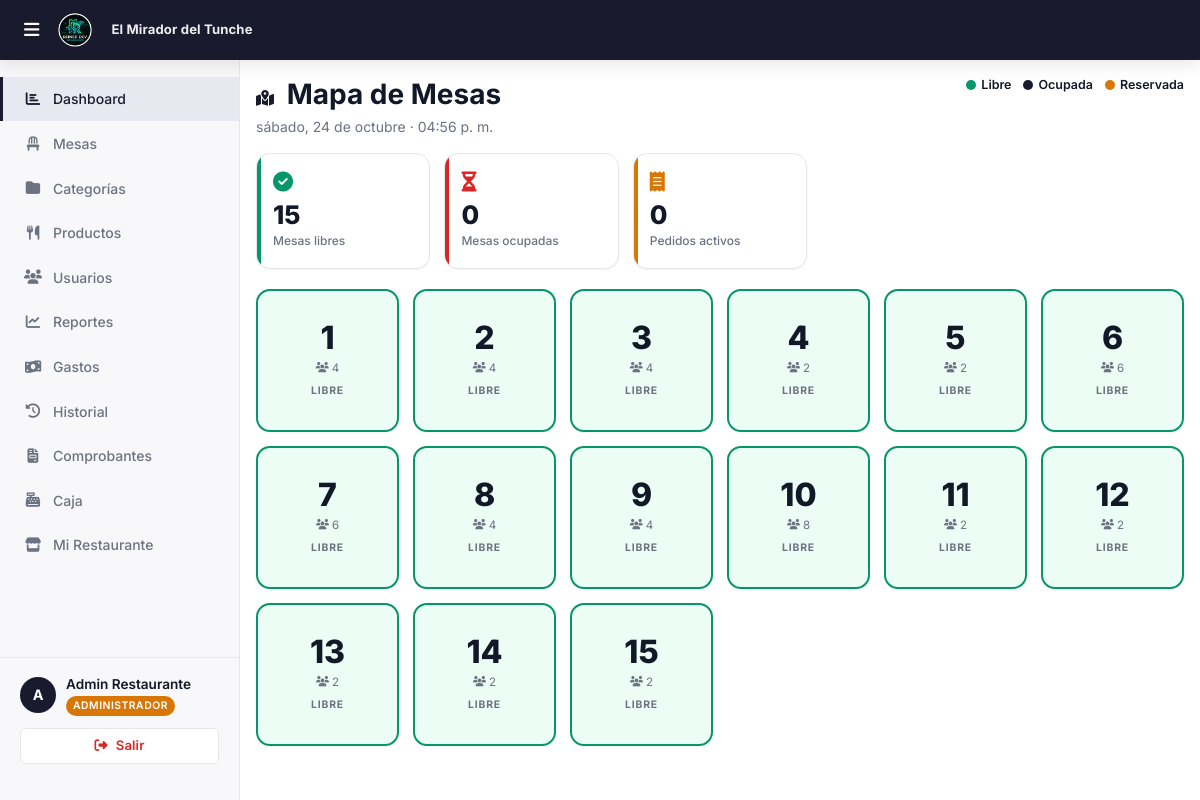
Screenshot of /roles/atencion/dashboard.php (signed in) with the database file from the repository.
### tables this page shows
CREATE TABLE `facturacion_config` (
  `id` int(11) NOT NULL,
  `restaurante_id` int(11) NOT NULL,
  `ruc` varchar(11) DEFAULT NULL,
  `razon_social` varchar(200) DEFAULT NULL,
  `nombre_comercial` varchar(150) DEFAULT NULL,
  `direccion_fiscal` varchar(300) DEFAULT NULL,
  `telefono` varchar(20) DEFAULT NULL,
  `serie_boleta` varchar(4) DEFAULT 'B001',
  `serie_factura` varchar(4) DEFAULT 'F001',
  `serie_simple` varchar(4) DEFAULT 'T001',
  `correlativo_boleta` int(11) DEFAULT 0,
  `correlativo_factura` int(11) DEFAULT 0,
  `correlativo_simple` int(11) DEFAULT 0,
  `pie_mensaje` varchar(300) DEFAULT '¡Gracias por su visita!',
  `logo` varchar(255) DEFAULT NULL,
  `updated_at` timestamp NOT NULL DEFAULT current_timestamp() ON UPDATE current_timestamp()
);

CREATE TABLE `mesas` (
  `id` int(11) NOT NULL,
  `restaurante_id` int(11) NOT NULL,
  `numero` int(11) NOT NULL,
  `capacidad` int(11) DEFAULT 4,
  `estado` enum('libre','ocupada','reservada') DEFAULT 'libre',
  `activo` tinyint(1) DEFAULT 1
);

### roles/atencion/dashboard.php (the view, shortened to what this page needs)
<?php
$restauranteId = $_SESSION['restaurante_id'];
$db = getDB();
$stMesas = $db->prepare("
    SELECT m.*,
           p.id AS pedido_id,
           p.tipo,
           p.total,
           p.created_at AS pedido_inicio,
           p.usuario_id AS pedido_usuario,
           COUNT(pi.id)  AS num_items
    FROM mesas m
    LEFT JOIN pedidos p ON p.mesa_id = m.id AND p.estado = 'activo'
    LEFT JOIN pedido_items pi ON pi.pedido_id = p.id
    WHERE m.restaurante_id = ? AND m.activo = 1
    GROUP BY m.id, p.id
    ORDER BY m.numero ASC
");
$stMesas->execute([$restauranteId]);
$mesas = $stMesas->fetchAll();
require_once '../../includes/header.php';
?>
<div style="padding:16px;" class="page-content">
    <div style="display:flex; flex-wrap:wrap; align-items:flex-start; justify-content:space-between; gap:16px; margin-bottom:16px;">
        <div>
            <h1 style="margin-bottom:4px;"><i class="fa-solid fa-map-location-dot" style="font-size:1rem;margin-right:6px;color:var(--primary);"></i> Mapa de Mesas</h1>
            <p id="hora-actual" style="margin:0;"></p>
        </div>
        <div style="display:flex;gap:12px;align-items:center;font-size:.78rem;font-weight:600;flex-wrap:wrap;">
            <span style="display:flex;align-items:center;gap:5px;">
                <span style="width:10px;height:10px;border-radius:50%;background:var(--success);display:inline-block;"></span> Libre
            </span>
            <span style="display:flex;align-items:center;gap:5px;">
                <span style="width:10px;height:10px;border-radius:50%;background:var(--primary);display:inline-block;"></span> Ocupada
            </span>
            <span style="display:flex;align-items:center;gap:5px;">
                <span style="width:10px;height:10px;border-radius:50%;background:var(--warning);display:inline-block;"></span> Reservada
            </span>
        </div>
    </div>
    <div class="stats-grid mb-16">
        <div class="stat-card verde">
            <div class="stat-icon"><i class="fa-solid fa-circle-check"></i></div>
            <div class="stat-valor" id="cnt-libres"><?= count(array_filter($mesas, fn($m) => $m['estado'] === 'libre')) ?></div>
            <div class="stat-label">Mesas libres</div>
        </div>
        <div class="stat-card rojo">
            <div class="stat-icon"><i class="fa-solid fa-hourglass-half"></i></div>
            <div class="stat-valor" id="cnt-ocupadas"><?= count(array_filter($mesas, fn($m) => $m['estado'] === 'ocupada')) ?></div>
            <div class="stat-label">Mesas ocupadas</div>
        </div>
        <div class="stat-card naranja">
            <div class="stat-icon"><i class="fa-solid fa-receipt"></i></div>
            <div class="stat-valor" id="cnt-activos"><?= count(array_filter($mesas, fn($m) => $m['pedido_id'])) ?></div>
            <div class="stat-label">Pedidos activos</div>
        </div>
    </div>
    <div class="mesas-grid" id="mesas-grid">
        <?php foreach ($mesas as $m): ?>
        <div class="mesa-card <?= $m['estado'] ?>"
            data-id="<?= $m['id'] ?>"
            data-estado="<?= $m['estado'] ?>"
            data-pedido="<?= $m['pedido_id'] ?? '' ?>"
            onclick="clickMesa(<?= htmlspecialchars(json_encode($m)) ?>)">
            <div class="mesa-numero"><?= $m['numero'] ?></div>
            <div class="mesa-capacidad">
                <i class="fa-solid fa-users" style="font-size:.65rem;"></i> <?= $m['capacidad'] ?>
            </div>
            <?php if ($m['pedido_id']): ?>
                <div class="mesa-estado">S/ <?= number_format($m['total'],2) ?></div>
                <div style="font-size:.68rem;color:var(--text-secondary);"><?= $m['num_items'] ?> ítem(s)</div>
            <?php else: ?>
                <div class="mesa-estado"><?= strtoupper($m['estado']) ?></div>
            <?php endif; ?>
        </div>
        <?php endforeach; ?>
    </div>
</div>
<?php require_once '../../includes/footer.php'; ?>

### includes/header.php (shortened to what this page needs)
<?php
$_brandingLogo   = BASE_URL . '/assets/logo.png';
$_brandingNombre = 'R.DEV';
if (!empty($_SESSION['restaurante_id']) && $_SESSION['rol'] !== 'superadmin') {
    try {
        $_dbB = getDB();
        $_stB = $_dbB->prepare("
            SELECT fc.logo, fc.nombre_comercial, r.nombre
            FROM restaurantes r
            LEFT JOIN facturacion_config fc ON fc.restaurante_id = r.id
            WHERE r.id = ?
        ");
        $_stB->execute([$_SESSION['restaurante_id']]);
        $_brand = $_stB->fetch();
        if ($_brand) {
            $_brandingNombre = htmlspecialchars(
                !empty($_brand['nombre_comercial']) ? $_brand['nombre_comercial'] : $_brand['nombre']
            );
        }
    } catch (Exception $_eB) {  }
}
?>
<!DOCTYPE html>
<html lang="es">
<head>
    <link rel="stylesheet" href="https://cdnjs.cloudflare.com/ajax/libs/font-awesome/6.5.1/css/all.min.css">
    <link rel="stylesheet" href="<?= BASE_URL ?>/assets/css/main.css?v=<?= filemtime(__DIR__ . '/../assets/css/main.css') ?>">
</head>
<body>
<nav class="navbar">
    <div class="navbar-brand">
        <?php if ($_SESSION['rol'] === 'superadmin'): ?>
            <img src="<?= BASE_URL ?>/assets/logo.png" alt="R.DEV" style="height:32px;width:auto;">
        <?php else: ?>
            <img src="<?= $_brandingLogo ?>" alt="<?= $_brandingNombre ?>"
                 style="height:36px;width:auto;max-width:120px;object-fit:contain;border-radius:4px;">
            <span style="font-size:.82rem;font-weight:700;color:rgba(255,255,255,.92);margin-left:8px;
                         max-width:160px;overflow:hidden;text-overflow:ellipsis;white-space:nowrap;
                         letter-spacing:.01em;">
                <?= $_brandingNombre ?>
            </span>
        <?php endif; ?>
    </div>
</nav>
<div class="layout-admin">
    <?php include __DIR__ . '/sidebar.php'; ?>
    <div class="main-content">

### rows the page displays
facturacion_config: nombre_comercial "El Mirador del Tunche"
mesas: numero "1", capacidad "4", estado "LIBRE"
mesas: numero "2", capacidad "4", estado "LIBRE"
mesas: numero "3", capacidad "4", estado "LIBRE"
mesas: numero "4", capacidad "2", estado "LIBRE"
mesas: numero "5", capacidad "2", estado "LIBRE"
mesas: numero "6", capacidad "6", estado "LIBRE"
mesas: numero "7", capacidad "6", estado "LIBRE"
mesas: numero "8", capacidad "4", estado "LIBRE"
mesas: numero "9", capacidad "4", estado "LIBRE"
mesas: numero "10", capacidad "8", estado "LIBRE"
mesas: numero "11", capacidad "2", estado "LIBRE"
mesas: numero "12", capacidad "2", estado "LIBRE"
mesas: numero "13", capacidad "2", estado "LIBRE"
mesas: numero "14", capacidad "2", estado "LIBRE"
mesas: numero "15", capacidad "2", estado "LIBRE"

### other values shown
$nombreInicial "A"
$_SESSION['nombre'] "Admin Restaurante"
$rolLabel "ADMINISTRADOR"
count(array_filter($mesas, fn($m) => $m['estado'] === 'libre')) "15"
count(array_filter($mesas, fn($m) => $m['estado'] === 'ocupada')) "0"
count(array_filter($mesas, fn($m) => $m['pedido_id'])) "0"
